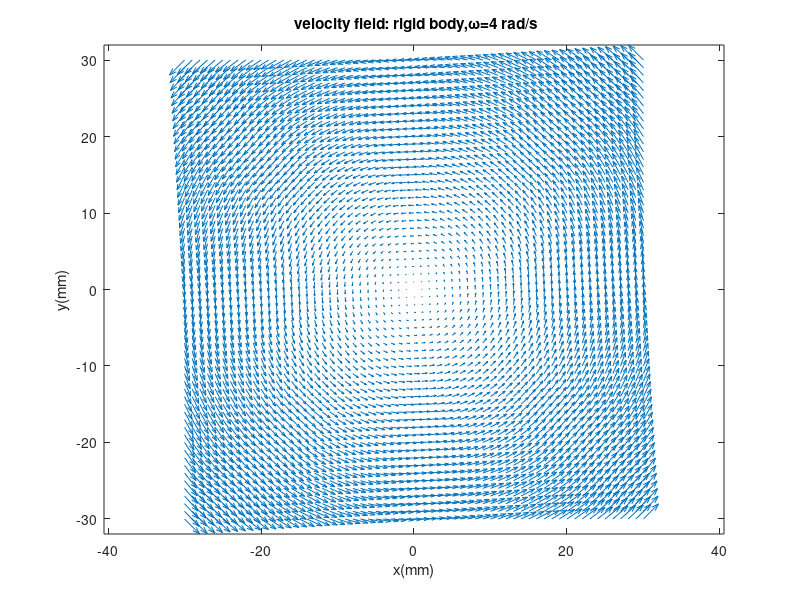
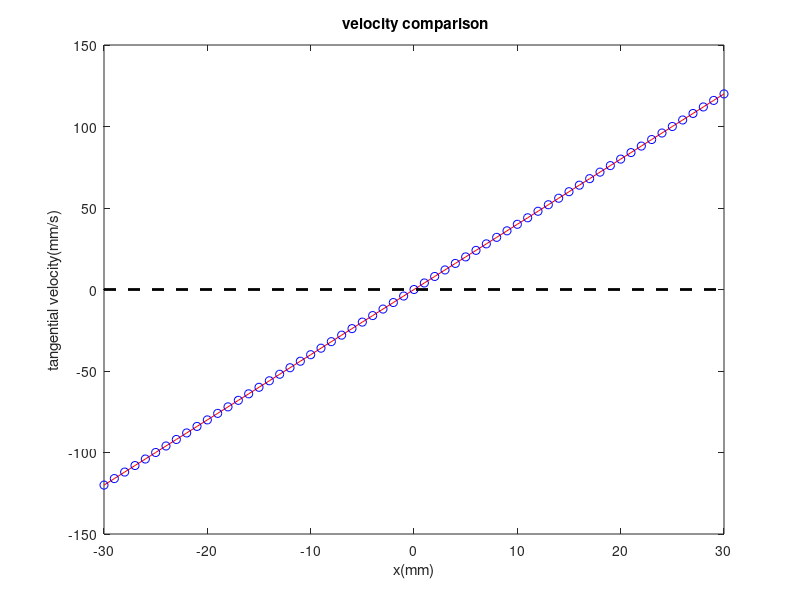

Reproduce these figures in MATLAB, in order. (Note: this script raises an error after producing the figures.)
% generate artificial flow field rigid body flow
Rmax=30;
xvector=-Rmax:1:Rmax;
yvector=-Rmax:1:Rmax;
[xmesh,ymesh]=meshgrid(xvector,yvector);
omega=4;
data_u=-1*omega.*ymesh; %v=w*r
data_v=omega.*xmesh;
data_u=repmat(data_u,[1,1,100]);
data_v=repmat(data_v,[1,1,100]);

figure(1),
quiver(xmesh,ymesh,data_u(:,:,1),data_v(:,:,1),2);axis equal
title(' velocity field: rigid body,\omega=4 rad/s')
xlabel('x(mm)');
ylabel('y(mm)');

v_theta_temp=omega.*(1:Rmax);
v_theta=[-1*fliplr(v_theta_temp),0,v_theta_temp];
figure(2),
plot(xmesh(Rmax+1,:),v_theta,'-r');
hold on
plot(xmesh(Rmax+1,:),data_v(Rmax+1,:,1),'ob');
plot([-Rmax,Rmax],[0,0],'--k','linewidth',2.0)
hold off
title(' velocity comparison')
xlabel('x(mm)');
ylabel('tangential velocity(mm/s)');

%% caculate the acceleration
addpath('K:\PPIV')
delta_t=0.01;
[ax,ay,t_sel,xmesh_new,ymesh_new,xmesh_old,ymesh_old]=My_Get_Accelaration_centr_diff(xmesh,ymesh,data_u(:,:,1:3),data_v(:,:,1:3),delta_t,1,1,3);
figure(4),
quiver(xmesh_new,ymesh_new,ax,ay,2)


row_idx=Rmax+1;
aa=ax(row_idx,:,1);
bb=ay(row_idx,:,1);
aa2=-1*omega^2*xmesh(row_idx,:);
bb2=-1*omega^2*ymesh(row_idx,:);

figure(5),
plot(xmesh_new(row_idx,:),aa2,'-r','linewidth',2.0)
hold on
h(2)=plot(xmesh_new(row_idx,:),aa,'sk','markersize',8);
hold off
xlabel('r(m)');
ylabel('a_x(ms^{-2})');
legend('theory','caculated')

figure(6),
plot(xmesh_new(row_idx,:),bb2,'-r','linewidth',2.0)
hold on
h(2)=plot(xmesh_new(row_idx,:),bb,'ok','markersize',8);
hold off
xlabel('r(m)');
ylabel('a_y(ms^{-2})');
legend('theory','caculated')


%% caculate the pressure
tic
[pressure,xmesh_p,ymesh_p] = My_omni_directional_int(xmesh,ymesh,ax,ay,3);
toc

y=@(r)omega^2*r;%acceleration
pressure_theory_temp=zeros(Rmax,1);
for ii=1:Rmax
    pressure_theory_temp(ii)=quad(y,0,ii);
end
pressure_theory=[flipud(pressure_theory_temp);0;pressure_theory_temp];
 
figure(7),
pcolor(xmesh_p,ymesh_p,pressure);shading interp

figure(8),
pressure_caculated=pressure(row_idx-5,:)-min(min(pressure));
plot(-Rmax:Rmax,pressure_theory,'-r')
hold on
plot(xmesh_p(row_idx,:),pressure_caculated,'ob')
hold off
legend('theory','caculated')


